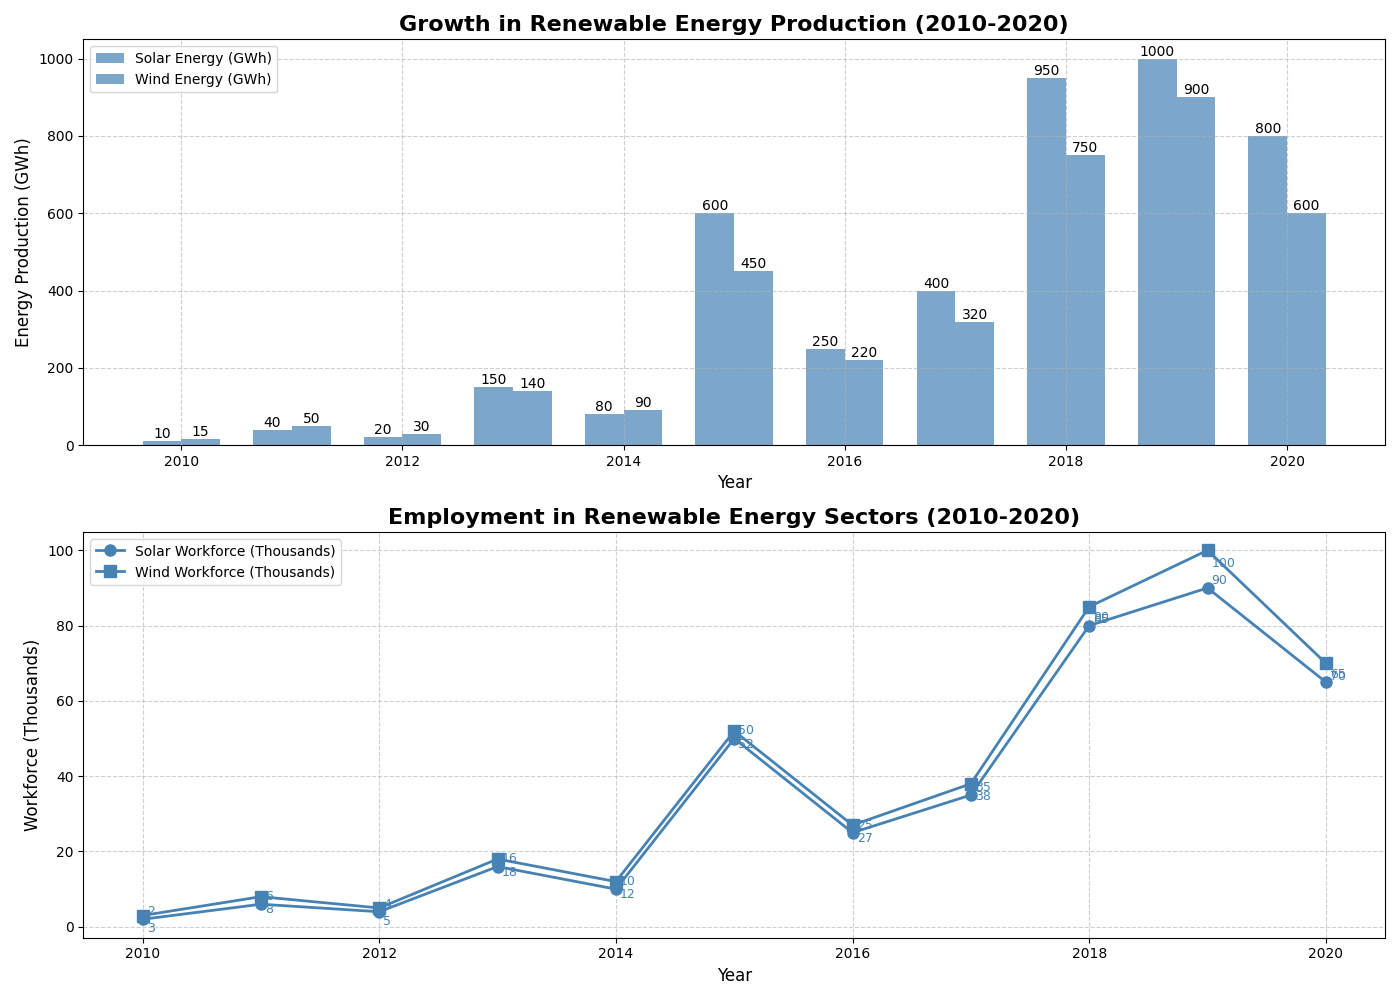

Write Python code to recreate this figure.
import matplotlib.pyplot as plt
import numpy as np

years = np.arange(2010, 2021)
solar_energy = np.array([10, 40, 20, 150, 80, 600, 250, 400, 950, 1000, 800])  # Shuffled content
wind_energy = np.array([15, 50, 30, 140, 90, 450, 220, 320, 750, 900, 600])  # Shuffled content
solar_workforce = np.array([2, 6, 4, 16, 10, 50, 25, 35, 80, 90, 65])  # Shuffled content
wind_workforce = np.array([3, 8, 5, 18, 12, 52, 27, 38, 85, 100, 70])  # Shuffled content

fig, (ax1, ax2) = plt.subplots(2, 1, figsize=(14, 10))

bar_width = 0.35
bar1 = ax1.bar(years - bar_width/2, solar_energy, bar_width, label='Solar Energy (GWh)', color='steelblue', alpha=0.7)
bar2 = ax1.bar(years + bar_width/2, wind_energy, bar_width, label='Wind Energy (GWh)', color='steelblue', alpha=0.7)

for bar in bar1:
    height = bar.get_height()
    ax1.text(bar.get_x() + bar.get_width()/2.0, height, f'{height}', ha='center', va='bottom')
for bar in bar2:
    height = bar.get_height()
    ax1.text(bar.get_x() + bar.get_width()/2.0, height, f'{height}', ha='center', va='bottom')

ax2.plot(years, solar_workforce, '-o', label='Solar Workforce (Thousands)', color='steelblue', linewidth=2, markersize=8)
ax2.plot(years, wind_workforce, '-s', label='Wind Workforce (Thousands)', color='steelblue', linewidth=2, markersize=8)

for x, y in zip(years, solar_workforce):
    ax2.annotate(f'{y}', xy=(x, y), xytext=(3, 3), textcoords='offset points', fontsize=9, color='steelblue')
for x, y in zip(years, wind_workforce):
    ax2.annotate(f'{y}', xy=(x, y), xytext=(3, -12), textcoords='offset points', fontsize=9, color='steelblue')

ax1.set_title("Growth in Renewable Energy Production (2010-2020)", fontsize=16, fontweight='bold')
ax1.set_xlabel("Year", fontsize=12)
ax1.set_ylabel("Energy Production (GWh)", fontsize=12)
ax1.legend(loc='upper left', fontsize=10)
ax1.grid(True, linestyle='--', alpha=0.6)

ax2.set_title("Employment in Renewable Energy Sectors (2010-2020)", fontsize=16, fontweight='bold')
ax2.set_xlabel("Year", fontsize=12)
ax2.set_ylabel("Workforce (Thousands)", fontsize=12)
ax2.legend(loc='upper left', fontsize=10)
ax2.grid(True, linestyle='--', alpha=0.6)

plt.tight_layout()
plt.show()
